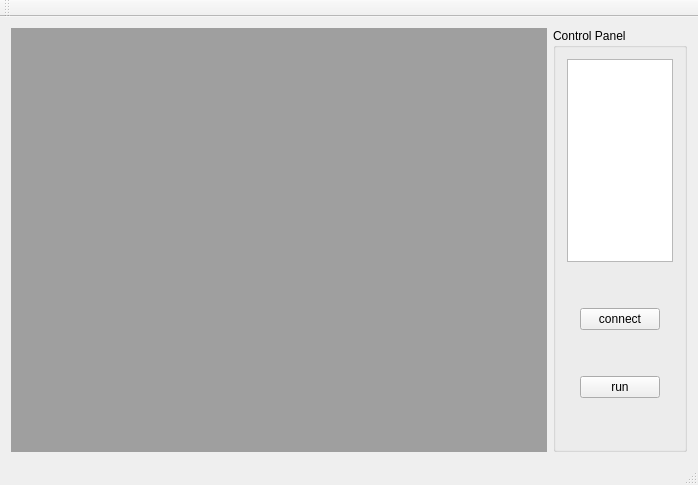
<?xml version="1.0" encoding="UTF-8"?>
<ui version="4.0">
 <class>MainWindow</class>
 <widget class="QMainWindow" name="MainWindow">
  <property name="geometry">
   <rect>
    <x>0</x>
    <y>0</y>
    <width>698</width>
    <height>485</height>
   </rect>
  </property>
  <property name="windowTitle">
   <string>MainWindow</string>
  </property>
  <widget class="QWidget" name="centralWidget">
   <layout class="QGridLayout" name="gridLayout">
    <item row="0" column="0">
     <layout class="QHBoxLayout" name="horizontalLayout" stretch="8,2">
      <item>
       <widget class="QMdiArea" name="mdiArea"/>
      </item>
      <item>
       <widget class="QGroupBox" name="controlPanel">
        <property name="title">
         <string>Control Panel</string>
        </property>
        <layout class="QVBoxLayout" name="verticalLayout" stretch="8,0,2,0,2,0">
         <item>
          <widget class="QTextBrowser" name="MainTextBrowser"/>
         </item>
         <item>
          <spacer name="verticalSpacer_2">
           <property name="orientation">
            <enum>Qt::Vertical</enum>
           </property>
           <property name="sizeHint" stdset="0">
            <size>
             <width>20</width>
             <height>40</height>
            </size>
           </property>
          </spacer>
         </item>
         <item>
          <layout class="QHBoxLayout" name="horizontalLayout_2" stretch="1,2,1">
           <item>
            <spacer name="horizontalSpacer">
             <property name="orientation">
              <enum>Qt::Horizontal</enum>
             </property>
             <property name="sizeHint" stdset="0">
              <size>
               <width>18</width>
               <height>20</height>
              </size>
             </property>
            </spacer>
           </item>
           <item>
            <widget class="QPushButton" name="connectButton">
             <property name="text">
              <string>connect</string>
             </property>
            </widget>
           </item>
           <item>
            <spacer name="horizontalSpacer_2">
             <property name="orientation">
              <enum>Qt::Horizontal</enum>
             </property>
             <property name="sizeHint" stdset="0">
              <size>
               <width>18</width>
               <height>20</height>
              </size>
             </property>
            </spacer>
           </item>
          </layout>
         </item>
         <item>
          <spacer name="verticalSpacer_3">
           <property name="orientation">
            <enum>Qt::Vertical</enum>
           </property>
           <property name="sizeHint" stdset="0">
            <size>
             <width>20</width>
             <height>40</height>
            </size>
           </property>
          </spacer>
         </item>
         <item>
          <layout class="QHBoxLayout" name="horizontalLayout_3" stretch="1,2,1">
           <item>
            <spacer name="horizontalSpacer_3">
             <property name="orientation">
              <enum>Qt::Horizontal</enum>
             </property>
             <property name="sizeHint" stdset="0">
              <size>
               <width>18</width>
               <height>20</height>
              </size>
             </property>
            </spacer>
           </item>
           <item>
            <widget class="QPushButton" name="runButton">
             <property name="text">
              <string>run</string>
             </property>
            </widget>
           </item>
           <item>
            <spacer name="horizontalSpacer_4">
             <property name="orientation">
              <enum>Qt::Horizontal</enum>
             </property>
             <property name="sizeHint" stdset="0">
              <size>
               <width>17</width>
               <height>20</height>
              </size>
             </property>
            </spacer>
           </item>
          </layout>
         </item>
         <item>
          <spacer name="verticalSpacer">
           <property name="orientation">
            <enum>Qt::Vertical</enum>
           </property>
           <property name="sizeHint" stdset="0">
            <size>
             <width>20</width>
             <height>40</height>
            </size>
           </property>
          </spacer>
         </item>
        </layout>
       </widget>
      </item>
     </layout>
    </item>
   </layout>
  </widget>
  <widget class="QMenuBar" name="menuBar">
   <property name="geometry">
    <rect>
     <x>0</x>
     <y>0</y>
     <width>698</width>
     <height>23</height>
    </rect>
   </property>
  </widget>
  <widget class="QToolBar" name="mainToolBar">
   <attribute name="toolBarArea">
    <enum>TopToolBarArea</enum>
   </attribute>
   <attribute name="toolBarBreak">
    <bool>false</bool>
   </attribute>
  </widget>
  <widget class="QStatusBar" name="statusBar"/>
 </widget>
 <layoutdefault spacing="6" margin="11"/>
 <resources/>
 <connections/>
</ui>
